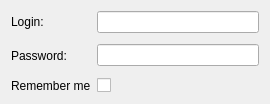
<?xml version="1.0" encoding="UTF-8"?>
<ui version="4.0">
 <class>AuthenticationWidget</class>
 <widget class="QWidget" name="AuthenticationWidget">
  <property name="geometry">
   <rect>
    <x>0</x>
    <y>0</y>
    <width>270</width>
    <height>104</height>
   </rect>
  </property>
  <property name="windowTitle">
   <string>Authentication</string>
  </property>
  <layout class="QGridLayout" name="gridLayout">
   <item row="0" column="1" colspan="3">
    <widget class="QLineEdit" name="leLogin"/>
   </item>
   <item row="1" column="1" rowspan="3" colspan="3">
    <widget class="QLineEdit" name="lePassword">
     <property name="echoMode">
      <enum>QLineEdit::Password</enum>
     </property>
    </widget>
   </item>
   <item row="0" column="0">
    <widget class="QLabel" name="lblLogin">
     <property name="text">
      <string>Login:</string>
     </property>
    </widget>
   </item>
   <item row="1" column="0" rowspan="3">
    <widget class="QLabel" name="lblPassword">
     <property name="text">
      <string>Password:</string>
     </property>
    </widget>
   </item>
   <item row="4" column="0">
    <widget class="QLabel" name="lblRemember">
     <property name="text">
      <string>Remember me</string>
     </property>
    </widget>
   </item>
   <item row="4" column="1">
    <widget class="QCheckBox" name="cbRemember">
     <property name="text">
      <string/>
     </property>
    </widget>
   </item>
  </layout>
 </widget>
 <tabstops>
  <tabstop>leLogin</tabstop>
  <tabstop>lePassword</tabstop>
 </tabstops>
 <resources/>
 <connections/>
</ui>
